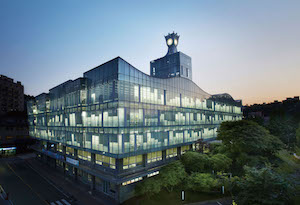
#> input picture cau.jpg, 300 x 205 px
$ jupyter execute assignment11.ipynb   (older library calls are emulated)
#> lines starting #> are read from the running program, lines starting #| are printed output that depends on the picture
# Assignment 11
## name : rocky kim
## student id : 20152424
## github link :[https://github.com/Epicevent/assignment11](https://github.com/Epicevent/assignment11 )

# denosing model

$$
f = u + η
$$

where f is an input noisy image, u is a desired
reconstruction, and η is a noise process

$$
η ∼ N (0, σ^2 )
$$

[cell 1]
import matplotlib.pyplot as plt
import numpy as np
from scipy import signal
from scipy import sparse as sp
from skimage import io, color
from skimage import exposure

file_image	= 'cau.jpg'

im_color 	= io.imread(file_image)
#> im_color is the input picture: shape (205, 300, 3); mean R, G, B 100.6, 116.8, 124.4
im_gray  	= color.rgb2gray(im_color)
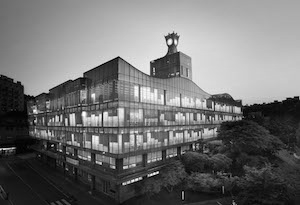
#> im_gray: shape (205, 300) float64; min 0, max 0.998, mean 0.447
im          = (im_gray - np.mean(im_gray)) / np.std(im_gray)
(rows, cols)  = im.shape
#> rows = 205; cols = 300

def noise_process(noise_std):# try with varying noise standard deviation
#> called with noise_std = 0.2
    noise       = np.random.normal(0, noise_std, (rows, cols))
    im_noise    = im + noise
    return im_noise


def imshow(im_recon,im_noise,i,ltstr):

#> called with i = 100, ltstr = 'TEST'
    fig = plt.figure(i)
    # title
    st = fig.suptitle(ltstr, fontsize="large")
    # obtain the reconstructed (denoised) images with varying degrees of regularization
    noise_recon = im_noise - im_recon
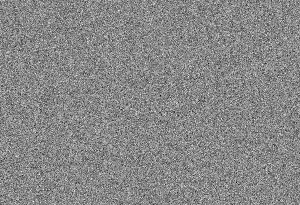
#> noise_recon: shape (205, 300) float64; min -0.97, max 0.848, mean -0.000483; drawn with min black and max white
    p1 = fig.add_subplot(2,2,1)
    p1.set_title('original image')
    p1.imshow(im, cmap='gray')
    p1.axis('off')

    p2 = fig.add_subplot(2,2,2)
    p2.set_title('noisy image')
    p2.imshow(im_noise, cmap='gray')
    p2.axis('off')

    p3 = fig.add_subplot(2,2,3)
    p3.set_title('reconstruction')
    p3.imshow(im_recon, cmap='gray')
    p3.axis('off')

    p4 = fig.add_subplot(2,2,4)
    p4.set_title('estimated noise')
    p4.imshow(noise_recon, cmap='gray')
    p4.axis('off')
    #plt.show()

# test code
im_recon_test = im # this must be replaced with the reconstructed (denoised) image
imshow(im_recon_test,noise_process(0.2),100,"TEST" )

# vectorize and linear model for solve problem

our linear model is ...
$$
\epsilon(u; \lambda) = \| u − f \|_2^2 + \lambda \| \nabla u  \|_2^2
$$

# notation : vec(f) = y ,vec(u)= x

$$
f,u \in \mathbb{R}^{n\times m }
$$

$$
y,x \in \mathbb{R}^{nm}
$$

$$
\|\text{I}x - y\|^2  = \|u-f\|_2^2
$$

$$
\|\text{D}_hx + \text{D}_v x\|^2  = \|  \nabla u  \|_2^2
$$

[cell 2]
def vectorize(A):
    return (A.flatten('F')).reshape(-1,1)

# definition of D matrix

note that rows = n , cols = m

$$
D_h =   \left[ I_{nm-n} {\begin{array}{ccccc}
   0 \cdots 0 \\
   \vdots \vdots \vdots  \\
   0 \cdots 0
  \end{array}}  \right] - \left[{\begin{array}{ccccc}
   0 \cdots 0 \\
   \vdots \vdots \vdots  \\
   0 \cdots 0
  \end{array}}  I_{nm-n}  \right] \in \mathbb{R}^{(nm-n) \times nm }
$$

$$
D_{v} =   \left[{\begin{array}{ccccc}
   B_v  O O \cdots O  \\
    O B_v O \cdots O  \\
   O  O  \ddots O O  \\
   O  O  \cdots O B_v  \end{array}}  \right] = I_{m} \otimes B_v
$$

$$
B_{v}= \text{A Block of }D_{v} =   \left[ I_{n-1} {\begin{array}{ccccc}
   0  \\
  \vdots  \\
   0  \end{array}}  \right]
   - \left[{\begin{array}{ccccc}
   0 \\
   \vdots  \\
   0 \end{array}} I_{n-1}  \right] \in \mathbb{R}^{(n-1) \times n }
$$

[cell 3]
def sparce_Dmatrix(n,m):
    D_h1 = sp.hstack(
        [sp.eye(n*m-n, format="csr"),
         sp.csr_matrix((n*m-n, n))])
    D_h2 = sp.hstack(
        [sp.csr_matrix((n*m-n, n)),
         sp.eye(n*m-n, format="csr")])
    B_v1 =  sp.hstack(
        [sp.eye(n-1, format="csr"),sp.csr_matrix((n-1, 1))])
    B_v2 = sp.hstack(
        [sp.csr_matrix((n-1, 1)),
         sp.eye(n-1, format="csr")])
    # B_v ,D_v .D_h
    D_h =D_h1 - D_h2
    B_v = B_v1 - B_v2
    D_v = sp.kron(sp.eye(m),B_v)
    return D_v, D_h

# definition of least square problem

$$
\epsilon(u; \lambda) = \| u − f \|_2^2 + \lambda \| \nabla u  \|_2^2
=
\|\text{I}x - y\|^2 +
\lambda \|\text{D}_hx + \text{D}_v x\|^2
$$

$$
A = \left[{\begin{array}{ccccc}
    \sqrt{\lambda}I_{nm} \\
    \sqrt{\lambda}D_v  \\
    \sqrt{\lambda}D_h \end{array}} \right]
$$

$$
b =  \left[{\begin{array}{ccccc}
    y \\
    0_{nm - m }   \\
    0_{nm-n} \end{array}} \right]
$$

$$
\| Ax - b \|^2
$$

[cell 4]
def makeA(lada):
    root_lambda=np.power(lada,0.5)
    # using sparse matrix
    a = root_lambda*sp.eye(rows*cols)
    D_v,D_h = sparce_Dmatrix(rows,cols)
    b = root_lambda*D_v
    c = root_lambda*D_h
    return sp.vstack([a,b,c])
# deffinition of b
def makeb(y):
    y = sp.csr_matrix(y)
    b = sp.vstack([y, sp.csr_matrix((2*rows*cols-rows-cols,1))])
    return b

[cell 5]
def solve_least_square(A,b):
    b = b.toarray()
    b = np.squeeze(b)
    x, istop, itn, normr = sp.linalg.lsmr(A, b)[:4]
    return x ,normr

[cell 6]
def calculate_x_and_error(lambda_,sigma_):
    return  solve_least_square(makeA(lambda_),makeb(vectorize(noise_process(sigma_))))

# Try with varying the noise standard deviation σ and the regularization parameter λ

[cell 7]
# test set
sigma_set = np.array([0.2,0.7,1])
lambda_set = np.array([ np.power(2,np.float(i))for i in range(-3,4)])
lambda_grid,sigma_grid  = np.meshgrid( lambda_set,sigma_set, sparse=False)
def get_x_and_error(sigma_grid,lambda_grid):
    (n , m)  =np.shape(sigma_grid)
    x_grid=np.zeros((n,m,rows*cols))
    error_grid = np.zeros((n,m))
    for i in range(n):
        for j in range(m):
            x_grid[i,j,:] , error_grid[i,j] =calculate_x_and_error(lambda_grid[i,j],sigma_grid[i,j])
#> this loop made 3 passes
#> pass 1, in noise_process (call 2), `im_noise    = im + noise`:
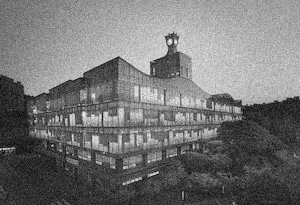
#> im_noise: shape (205, 300) float64; min -2.13, max 2.51, mean 0.00164; drawn with min black and max white
#> pass 1, in noise_process (call 3), `noise       = np.random.normal(0, noise_std, (rows, cols))`:
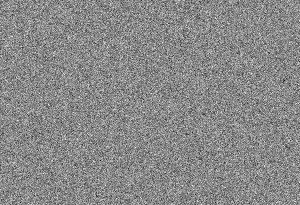
#> noise: shape (205, 300) float64; min -0.939, max 0.808, mean 0.00147; drawn with min black and max white
#> pass 1, in noise_process (call 3), `im_noise    = im + noise`:
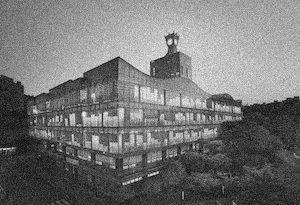
#> im_noise: shape (205, 300) float64; min -2.15, max 2.49, mean 0.00147; drawn with min black and max white
#> pass 1, in noise_process (call 4), `noise       = np.random.normal(0, noise_std, (rows, cols))`:
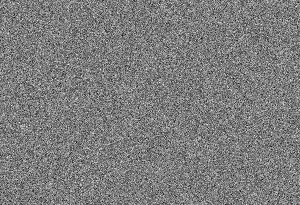
#> noise: shape (205, 300) float64; min -0.795, max 0.82, mean -0.00156; drawn with min black and max white
    return x_grid, error_grid

# Present the reconstruction image with varying regularization

[cell 8]
x_grid, error_grid = get_x_and_error(sigma_grid,lambda_grid)
(n , m)  =np.shape(error_grid)
#> n = 3; m = 7
for i in range (n):
    for j in range(m):
        imrecon=x_grid[i,j,:].reshape(rows,cols,order='F')
        imnoise = noise_process(sigma_grid[i,j])
        large_title =  ("lambda = {:f}  sigma = {:2.1f} Error with original = {:10.5f}".format(
            lambda_grid[i,j],sigma_grid[i,j], error_grid[i,j]))
        imshow(imrecon,imnoise,m*i+j,large_title)
#> this loop made 3 passes
#> pass 1, in noise_process (call 24), `im_noise    = im + noise`:
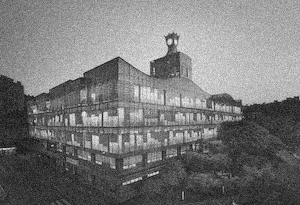
#> im_noise: shape (205, 300) float64; min -2.28, max 2.52, mean 0.000618; drawn with min black and max white
#> pass 1, in imshow (call 3), `noise_recon = im_noise - im_recon`:
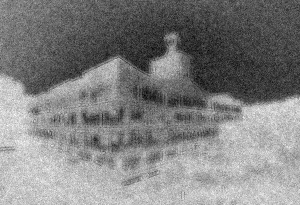
#> noise_recon: shape (205, 300) float64; min -2.34, max 2.29, mean -0.00233; drawn with min black and max white
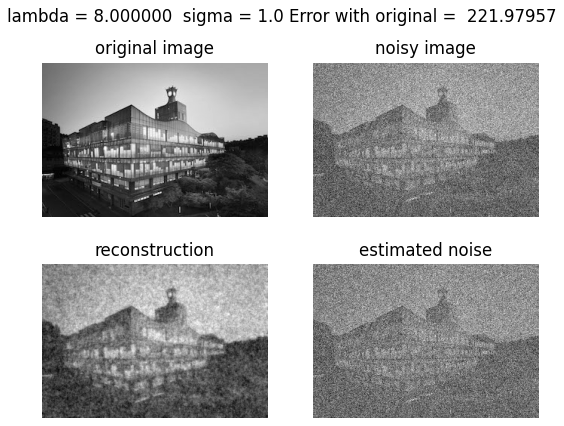
#> figure drawn by matplotlib, 4 panels

# Present the reconstruction error E(u;λ) with varying regularization parameter λ

[cell 9]
plt.title("sigma = {:f}".format(sigma_grid[0,0]))
plt.plot(lambda_grid[0,:], error_grid[0,:])        # reconstruction error

[cell 10]
plt.title("sigma = {:f}".format(sigma_grid[1,0]))
plt.plot(lambda_grid[1,:], error_grid[1,:])        # reconstruction error

[cell 11]
plt.title("sigma = {:f}".format(sigma_grid[2,0]))
plt.plot(lambda_grid[2,:], error_grid[2,:])        # reconstruction error
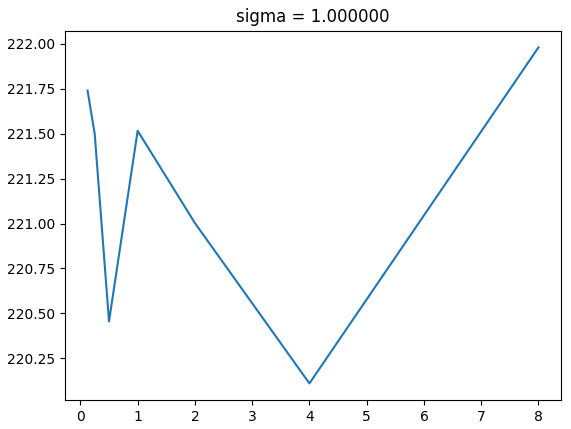
#> figure drawn by matplotlib, 1 panel
